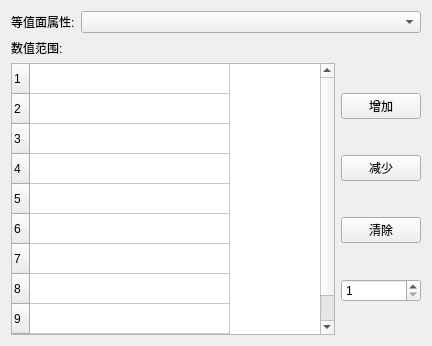
<?xml version="1.0" encoding="UTF-8"?>
<ui version="4.0">
 <class>igwIsoSurfaceRepresentationWidget</class>
 <widget class="QWidget" name="igwIsoSurfaceRepresentationWidget">
  <property name="geometry">
   <rect>
    <x>0</x>
    <y>0</y>
    <width>432</width>
    <height>346</height>
   </rect>
  </property>
  <property name="windowTitle">
   <string>Form</string>
  </property>
  <layout class="QHBoxLayout" name="horizontalLayout_4">
   <item>
    <layout class="QVBoxLayout" name="verticalLayout_2">
     <item>
      <layout class="QHBoxLayout" name="horizontalLayout_2">
       <item>
        <widget class="QLabel" name="label">
         <property name="sizePolicy">
          <sizepolicy hsizetype="Fixed" vsizetype="Preferred">
           <horstretch>0</horstretch>
           <verstretch>0</verstretch>
          </sizepolicy>
         </property>
         <property name="text">
          <string>等值面属性:</string>
         </property>
        </widget>
       </item>
       <item>
        <widget class="QComboBox" name="DataArrayComboBox"/>
       </item>
      </layout>
     </item>
     <item>
      <layout class="QHBoxLayout" name="horizontalLayout_3">
       <item>
        <widget class="QLabel" name="Label">
         <property name="sizePolicy">
          <sizepolicy hsizetype="Fixed" vsizetype="Preferred">
           <horstretch>0</horstretch>
           <verstretch>0</verstretch>
          </sizepolicy>
         </property>
         <property name="text">
          <string>数值范围: </string>
         </property>
        </widget>
       </item>
       <item>
        <widget class="QLabel" name="RangeLabel">
         <property name="text">
          <string/>
         </property>
        </widget>
       </item>
      </layout>
     </item>
     <item>
      <layout class="QHBoxLayout" name="horizontalLayout">
       <item>
        <widget class="QTableWidget" name="ContourtableWidget">
         <property name="rowCount">
          <number>10</number>
         </property>
         <property name="columnCount">
          <number>1</number>
         </property>
         <attribute name="horizontalHeaderVisible">
          <bool>false</bool>
         </attribute>
         <attribute name="horizontalHeaderCascadingSectionResizes">
          <bool>true</bool>
         </attribute>
         <attribute name="horizontalHeaderDefaultSectionSize">
          <number>200</number>
         </attribute>
         <attribute name="horizontalHeaderShowSortIndicator" stdset="0">
          <bool>false</bool>
         </attribute>
         <row/>
         <row/>
         <row/>
         <row/>
         <row/>
         <row/>
         <row/>
         <row/>
         <row/>
         <row/>
         <column/>
        </widget>
       </item>
       <item>
        <layout class="QVBoxLayout" name="verticalLayout">
         <item>
          <widget class="QPushButton" name="addLineButton">
           <property name="text">
            <string>增加</string>
           </property>
          </widget>
         </item>
         <item>
          <widget class="QPushButton" name="deleteButton">
           <property name="text">
            <string>减少</string>
           </property>
          </widget>
         </item>
         <item>
          <widget class="QPushButton" name="clearButton">
           <property name="text">
            <string>清除</string>
           </property>
          </widget>
         </item>
         <item>
          <widget class="QSpinBox" name="spinBox">
           <property name="minimum">
            <number>1</number>
           </property>
           <property name="maximum">
            <number>20</number>
           </property>
           <property name="value">
            <number>1</number>
           </property>
          </widget>
         </item>
        </layout>
       </item>
      </layout>
     </item>
    </layout>
   </item>
  </layout>
 </widget>
 <resources/>
 <connections/>
</ui>
